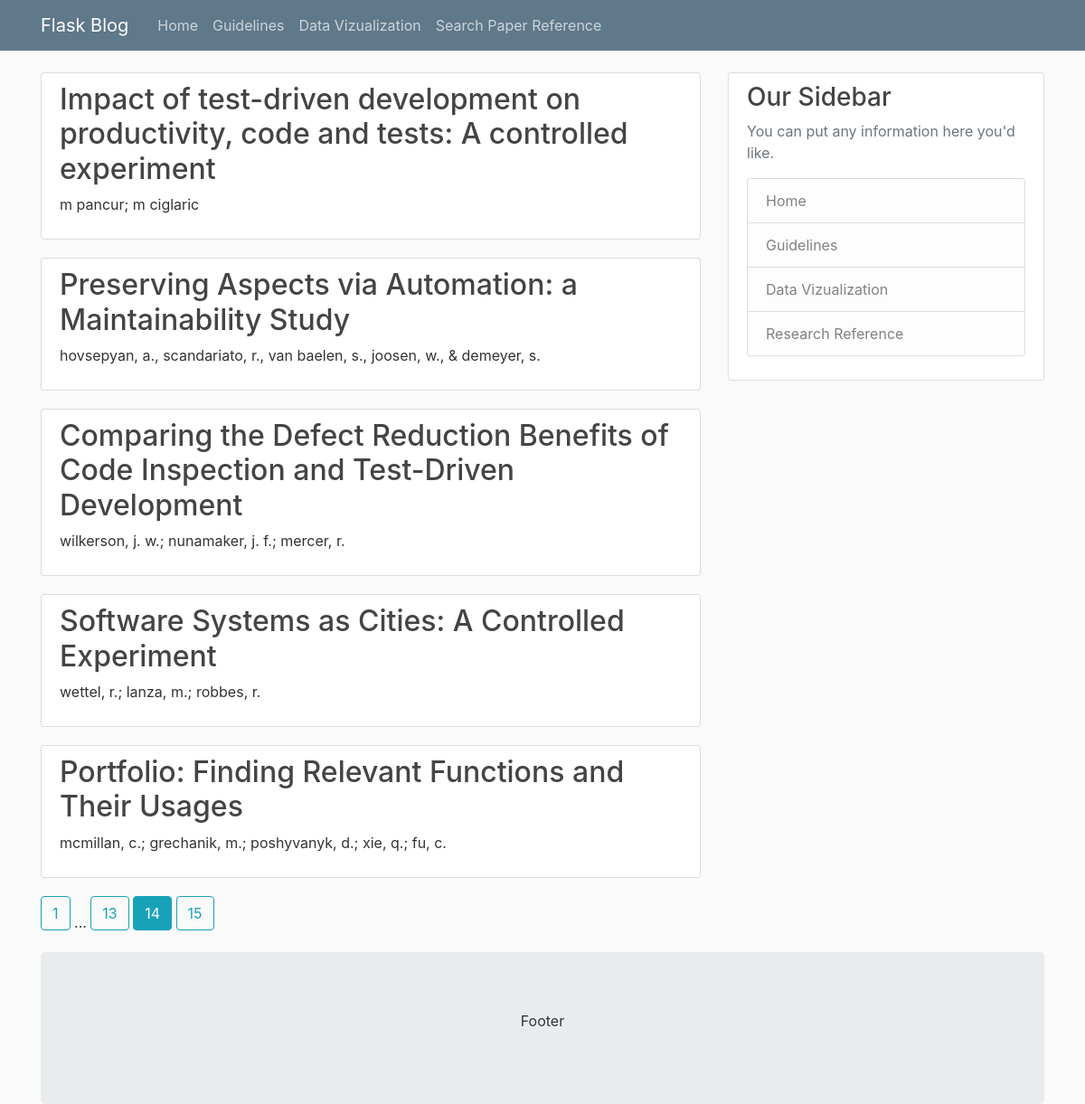
The page /search?page=14 on the database its author committed.
### flaskblog/models.py (models this page shows)
class Publication(db.Model):
    pub_id = db.Column(db.Integer, primary_key=True)
    title = db.Column(db.String(200), nullable=False)
    year = db.Column(db.Integer, nullable=False)
    venue = db.Column(db.String(20), nullable=False)
    authors = db.Column(db.String(200), nullable=False)
    experiments = db.relationship("Experiment", backref="exp_pub", lazy=True)

### flaskblog/finder/routes.py (the view)
@ finder.route("/search")
def search():
    page = request.args.get('page', 1, type=int)
    pubs = Publication.query.order_by(
        Publication.year.desc()).paginate(page=page, per_page=5)
    return render_template('research.html', pubs=pubs)

### flaskblog/templates/research.html
{% extends "layout.html" %}
{% block content %}
    {% for post in pubs.items %}
        <article class="media content-section">
          <div class="media-body">
            <h2><a class="article-title" href="{{ url_for('finder.details', pub_id=post.pub_id) }}">{{ post.title }}</a></h2>
            <p class="article-content">{{ post.authors }}</p>
          </div>
        </article>
    {% endfor %}
    {% for page_num in pubs.iter_pages(left_edge=1, right_edge=1, left_current=1, right_current=2) %}
      {% if page_num %}
        {% if pubs.page == page_num %}
          <a class="btn btn-info mb-4" href="{{ url_for('finder.search', page=page_num) }}">{{ page_num }}</a>
        {% else %}
          <a class="btn btn-outline-info mb-4" href="{{ url_for('finder.search', page=page_num) }}">{{ page_num }}</a>
        {% endif %}
      {% else %}
        ...
      {% endif %}
    {% endfor %}
{% endblock content %}

### flaskblog/static/main.css (style rules this page uses)
body { background: #fafafa; color: #333333; margin-top: 5rem; }
h1, h2, h3, h4, h5, h6 { color: #444444; }
.content-section { background: #ffffff; padding: 10px 20px; border: 1px solid #dddddd; border-radius: 3px; margin-bottom: 20px; }
.article-title { color: #444444; }
.article-content { white-space: pre-line; }

### rows shown on the page
Publication: title "Impact of test-driven development on productivity, code and tests: A controlled experiment", authors "m pancur; m ciglaric"
Publication: title "Preserving Aspects via Automation: a Maintainability Study", authors "hovsepyan, a., scandariato, r., van baelen, s., joosen, w., & demeyer, s."
Publication: title "Comparing the Defect Reduction Benefits of Code Inspection and Test-Driven Development", authors "wilkerson, j. w.; nunamaker, j. f.; mercer, r."
Publication: title "Software Systems as Cities: A Controlled Experiment", authors "wettel, r.; lanza, m.; robbes, r."
Publication: title "Portfolio: Finding Relevant Functions and Their Usages", authors "mcmillan, c.; grechanik, m.; poshyvanyk, d.; xie, q.; fu, c."

### other values the page prints
{{ page_num }} "1" "13" "15"
{{ page_num }} "14"
